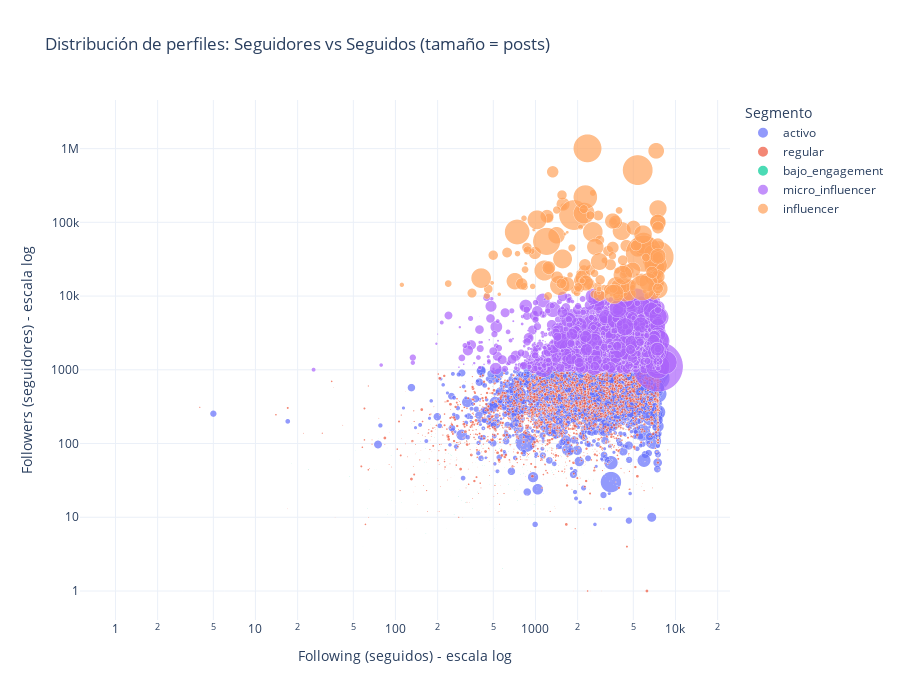

The cell this chart's notebook holds for it:
### Markdown cell above
### Gráfico de dispersión interactivo: Seguidores vs Seguidos

- **Eje Y:** Followers (seguidores) en escala logarítmica
- **Eje X:** Following (seguidos) en escala logarítmica  
- **Tamaño de burbujas:** Cantidad de posts (postsCount)
- **Interactivo:** Pasa el mouse sobre cada punto para ver el perfil (nombre, usuario, seguidores, posts). Zoom, pan y doble clic para resetear vista.

### Code cell
# Gráfico interactivo con Plotly (hover/popups, zoom, pan)
import plotly.express as px

# Datos: evitar 0 para ejes log
plot_df = df[df['followersCount'].notna() & df['followsCount'].notna()].copy()
plot_df['followers_plot'] = np.maximum(plot_df['followersCount'], 1)
plot_df['follows_plot'] = np.maximum(plot_df['followsCount'], 1)

fig = px.scatter(
    plot_df,
    x='follows_plot',
    y='followers_plot',
    size='postsCount',
    color='segmento' if 'segmento' in plot_df.columns else None,
    hover_name='Full Name',
    hover_data={
        'Username': True,
        'followersCount': True,
        'followsCount': True,
        'postsCount': True,
        'segmento': True,
        'followers_plot': False,
        'follows_plot': False,
    },
    log_x=True,
    log_y=True,
    size_max=50,
    title='Distribución de perfiles: Seguidores vs Seguidos (tamaño = posts)',
    labels={
        'follows_plot': 'Following (seguidos)',
        'followers_plot': 'Followers (seguidores)',
        'followersCount': 'Seguidores',
        'followsCount': 'Seguidos',
        'postsCount': 'Posts',
        'segmento': 'Segmento',
    },
)
fig.update_traces(
    marker=dict(line=dict(width=0.5, color='white')),
    selector=dict(mode='markers')
)
fig.update_layout(
    height=700,
    template='plotly_white',
    legend=dict(title='Segmento', yanchor='top', y=1, xanchor='left', x=1.02),
    xaxis_title='Following (seguidos) - escala log',
    yaxis_title='Followers (seguidores) - escala log',
)
fig.show()

### Figure 1 — Plotly figure (JSON) as saved in the notebook; plotly's stock layout.template omitted (floating-point values rounded to 4 significant figures; data arrays with more than 128 entries replaced by an {"elided": "..."} marker saying what was removed)
{"data": [{"customdata": {"elided": "2113x5 mixed values"}, "hovertemplate": "<b>%{hovertext}</b><br><br>Segmento=%{customdata[4]}<br>Posts=%{customdata[3]}<br>Username=%{customdata[0]}<br>Seguidores=%{customdata[1]}<br>Seguidos=%{customdata[2]}<extra></extra>", "hovertext": {"elided": "2113 str values"}, "legendgroup": "activo", "marker": {"color": "#636efa", "line": {"color": "white", "width": 0.5}, "size": {"elided": "2113 float values"}, "sizemode": "area", "sizeref": 9.217, "symbol": "circle"}, "mode": "markers", "name": "activo", "showlegend": true, "type": "scattergl", "x": {"elided": "2113 int values"}, "xaxis": "x", "y": {"elided": "2113 int values"}, "yaxis": "y"}, {"customdata": {"elided": "2949x5 mixed values"}, "hovertemplate": "<b>%{hovertext}</b><br><br>Segmento=%{customdata[4]}<br>Posts=%{customdata[3]}<br>Username=%{customdata[0]}<br>Seguidores=%{customdata[1]}<br>Seguidos=%{customdata[2]}<extra></extra>", "hovertext": {"elided": "2949 str values"}, "legendgroup": "regular", "marker": {"color": "#EF553B", "line": {"color": "white", "width": 0.5}, "size": {"elided": "2949 float values"}, "sizemode": "area", "sizeref": 9.217, "symbol": "circle"}, "mode": "markers", "name": "regular", "showlegend": true, "type": "scattergl", "x": {"elided": "2949 int values"}, "xaxis": "x", "y": {"elided": "2949 int values"}, "yaxis": "y"}, {"customdata": {"elided": "1713x5 mixed values"}, "hovertemplate": "<b>%{hovertext}</b><br><br>Segmento=%{customdata[4]}<br>Posts=%{customdata[3]}<br>Username=%{customdata[0]}<br>Seguidores=%{customdata[1]}<br>Seguidos=%{customdata[2]}<extra></extra>", "hovertext": {"elided": "1713 str values"}, "legendgroup": "bajo_engagement", "marker": {"color": "#00cc96", "line": {"color": "white", "width": 0.5}, "size": {"elided": "1713 float values"}, "sizemode": "area", "sizeref": 9.217, "symbol": "circle"}, "mode": "markers", "name": "bajo_engagement", "showlegend": true, "type": "scattergl", "x": {"elided": "1713 int values"}, "xaxis": "x", "y": {"elided": "1713 int values"}, "yaxis": "y"}, {"customdata": {"elided": "1903x5 mixed values"}, "hovertemplate": "<b>%{hovertext}</b><br><br>Segmento=%{customdata[4]}<br>Posts=%{customdata[3]}<br>Username=%{customdata[0]}<br>Seguidores=%{customdata[1]}<br>Seguidos=%{customdata[2]}<extra></extra>", "hovertext": {"elided": "1903 str values"}, "legendgroup": "micro_influencer", "marker": {"color": "#ab63fa", "line": {"color": "white", "width": 0.5}, "size": {"elided": "1903 float values"}, "sizemode": "area", "sizeref": 9.217, "symbol": "circle"}, "mode": "markers", "name": "micro_influencer", "showlegend": true, "type": "scattergl", "x": {"elided": "1903 int values"}, "xaxis": "x", "y": {"elided": "1903 int values"}, "yaxis": "y"}, {"customdata": {"elided": "180x5 mixed values"}, "hovertemplate": "<b>%{hovertext}</b><br><br>Segmento=%{customdata[4]}<br>Posts=%{customdata[3]}<br>Username=%{customdata[0]}<br>Seguidores=%{customdata[1]}<br>Seguidos=%{customdata[2]}<extra></extra>", "hovertext": {"elided": "180 str values"}, "legendgroup": "influencer", "marker": {"color": "#FFA15A", "line": {"color": "white", "width": 0.5}, "size": {"elided": "180 float values"}, "sizemode": "area", "sizeref": 9.217, "symbol": "circle"}, "mode": "markers", "name": "influencer", "showlegend": true, "type": "scattergl", "x": {"elided": "180 int values"}, "xaxis": "x", "y": {"elided": "180 int values"}, "yaxis": "y"}], "layout": {"height": 700, "legend": {"itemsizing": "constant", "title": {"text": "Segmento"}, "tracegroupgap": 0, "x": 1.02, "xanchor": "left", "y": 1, "yanchor": "top"}, "title": {"text": "Distribución de perfiles: Seguidores vs Seguidos (tamaño = posts)"}, "xaxis": {"anchor": "y", "domain": [0, 1], "title": {"text": "Following (seguidos) - escala log"}, "type": "log"}, "yaxis": {"anchor": "x", "domain": [0, 1], "title": {"text": "Followers (seguidores) - escala log"}, "type": "log"}}}
